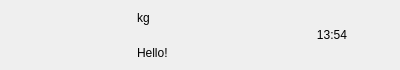
<?xml version="1.0" encoding="UTF-8"?>
<ui version="4.0">
 <class>ChatUserWid</class>
 <widget class="QWidget" name="ChatUserWid">
  <property name="geometry">
   <rect>
    <x>0</x>
    <y>0</y>
    <width>400</width>
    <height>70</height>
   </rect>
  </property>
  <property name="minimumSize">
   <size>
    <width>0</width>
    <height>70</height>
   </size>
  </property>
  <property name="maximumSize">
   <size>
    <width>16777215</width>
    <height>70</height>
   </size>
  </property>
  <property name="windowTitle">
   <string>Form</string>
  </property>
  <layout class="QHBoxLayout" name="horizontalLayout">
   <property name="spacing">
    <number>5</number>
   </property>
   <property name="leftMargin">
    <number>6</number>
   </property>
   <property name="topMargin">
    <number>2</number>
   </property>
   <property name="rightMargin">
    <number>6</number>
   </property>
   <property name="bottomMargin">
    <number>2</number>
   </property>
   <item>
    <widget class="QWidget" name="icon_wid" native="true">
     <property name="minimumSize">
      <size>
       <width>50</width>
       <height>50</height>
      </size>
     </property>
     <property name="maximumSize">
      <size>
       <width>50</width>
       <height>50</height>
      </size>
     </property>
     <layout class="QHBoxLayout" name="horizontalLayout_2">
      <property name="spacing">
       <number>0</number>
      </property>
      <property name="leftMargin">
       <number>0</number>
      </property>
      <property name="topMargin">
       <number>0</number>
      </property>
      <property name="rightMargin">
       <number>0</number>
      </property>
      <property name="bottomMargin">
       <number>0</number>
      </property>
      <item>
       <widget class="QLabel" name="icon_lb">
        <property name="minimumSize">
         <size>
          <width>45</width>
          <height>45</height>
         </size>
        </property>
        <property name="maximumSize">
         <size>
          <width>45</width>
          <height>45</height>
         </size>
        </property>
        <property name="text">
         <string/>
        </property>
       </widget>
      </item>
     </layout>
    </widget>
   </item>
   <item>
    <widget class="QWidget" name="user_info_wid" native="true">
     <property name="maximumSize">
      <size>
       <width>130</width>
       <height>16777215</height>
      </size>
     </property>
     <layout class="QVBoxLayout" name="verticalLayout">
      <property name="spacing">
       <number>7</number>
      </property>
      <property name="leftMargin">
       <number>2</number>
      </property>
      <property name="topMargin">
       <number>2</number>
      </property>
      <property name="rightMargin">
       <number>2</number>
      </property>
      <property name="bottomMargin">
       <number>2</number>
      </property>
      <item>
       <widget class="QLabel" name="user_name_lb">
        <property name="maximumSize">
         <size>
          <width>130</width>
          <height>16777215</height>
         </size>
        </property>
        <property name="text">
         <string>kg</string>
        </property>
       </widget>
      </item>
      <item>
       <widget class="QLabel" name="user_chat_lb">
        <property name="maximumSize">
         <size>
          <width>130</width>
          <height>16777215</height>
         </size>
        </property>
        <property name="text">
         <string>Hello!</string>
        </property>
       </widget>
      </item>
     </layout>
    </widget>
   </item>
   <item>
    <widget class="QWidget" name="time_wid" native="true">
     <property name="minimumSize">
      <size>
       <width>50</width>
       <height>50</height>
      </size>
     </property>
     <property name="maximumSize">
      <size>
       <width>50</width>
       <height>50</height>
      </size>
     </property>
     <layout class="QHBoxLayout" name="horizontalLayout_3">
      <item>
       <widget class="QLabel" name="time_lb">
        <property name="text">
         <string>13:54</string>
        </property>
        <property name="alignment">
         <set>Qt::AlignmentFlag::AlignCenter</set>
        </property>
       </widget>
      </item>
     </layout>
    </widget>
   </item>
  </layout>
 </widget>
 <resources/>
 <connections/>
</ui>
